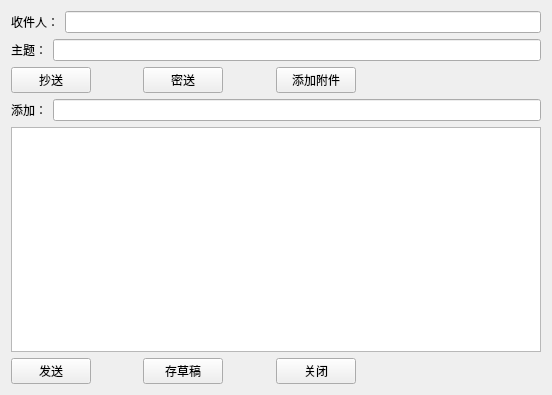
<?xml version="1.0" encoding="UTF-8"?>
<ui version="4.0">
 <class>writemail</class>
 <widget class="QWidget" name="writemail">
  <property name="geometry">
   <rect>
    <x>0</x>
    <y>0</y>
    <width>552</width>
    <height>395</height>
   </rect>
  </property>
  <property name="windowTitle">
   <string>writemail</string>
  </property>
  <layout class="QHBoxLayout" name="horizontalLayout_6">
   <item>
    <layout class="QVBoxLayout" name="verticalLayout">
     <item>
      <layout class="QHBoxLayout" name="horizontalLayout_2">
       <item>
        <widget class="QLabel" name="receiver">
         <property name="text">
          <string>收件人：</string>
         </property>
        </widget>
       </item>
       <item>
        <widget class="QLineEdit" name="emailID"/>
       </item>
      </layout>
     </item>
     <item>
      <layout class="QHBoxLayout" name="horizontalLayout_4">
       <item>
        <widget class="QLabel" name="theme">
         <property name="text">
          <string>主题：</string>
         </property>
        </widget>
       </item>
       <item>
        <widget class="QLineEdit" name="emailTheme"/>
       </item>
      </layout>
     </item>
     <item>
      <layout class="QHBoxLayout" name="horizontalLayout">
       <item>
        <widget class="QPushButton" name="chaosong">
         <property name="text">
          <string>抄送</string>
         </property>
        </widget>
       </item>
       <item>
        <spacer name="horizontalSpacer_23">
         <property name="orientation">
          <enum>Qt::Horizontal</enum>
         </property>
         <property name="sizeHint" stdset="0">
          <size>
           <width>40</width>
           <height>20</height>
          </size>
         </property>
        </spacer>
       </item>
       <item>
        <widget class="QPushButton" name="misong">
         <property name="text">
          <string>密送</string>
         </property>
        </widget>
       </item>
       <item>
        <spacer name="horizontalSpacer_20">
         <property name="orientation">
          <enum>Qt::Horizontal</enum>
         </property>
         <property name="sizeHint" stdset="0">
          <size>
           <width>40</width>
           <height>20</height>
          </size>
         </property>
        </spacer>
       </item>
       <item>
        <widget class="QPushButton" name="attachfile">
         <property name="text">
          <string>添加附件</string>
         </property>
        </widget>
       </item>
       <item>
        <spacer name="horizontalSpacer_21">
         <property name="orientation">
          <enum>Qt::Horizontal</enum>
         </property>
         <property name="sizeHint" stdset="0">
          <size>
           <width>40</width>
           <height>20</height>
          </size>
         </property>
        </spacer>
       </item>
       <item>
        <spacer name="horizontalSpacer_19">
         <property name="orientation">
          <enum>Qt::Horizontal</enum>
         </property>
         <property name="sizeHint" stdset="0">
          <size>
           <width>40</width>
           <height>20</height>
          </size>
         </property>
        </spacer>
       </item>
       <item>
        <spacer name="horizontalSpacer_22">
         <property name="orientation">
          <enum>Qt::Horizontal</enum>
         </property>
         <property name="sizeHint" stdset="0">
          <size>
           <width>40</width>
           <height>20</height>
          </size>
         </property>
        </spacer>
       </item>
       <item>
        <spacer name="horizontalSpacer_24">
         <property name="orientation">
          <enum>Qt::Horizontal</enum>
         </property>
         <property name="sizeHint" stdset="0">
          <size>
           <width>40</width>
           <height>20</height>
          </size>
         </property>
        </spacer>
       </item>
      </layout>
     </item>
     <item>
      <layout class="QHBoxLayout" name="horizontalLayout_5">
       <item>
        <widget class="QLabel" name="chaosonglabel">
         <property name="text">
          <string>添加：</string>
         </property>
        </widget>
       </item>
       <item>
        <widget class="QLineEdit" name="getchaosong"/>
       </item>
      </layout>
     </item>
     <item>
      <widget class="QTextEdit" name="emailContent"/>
     </item>
     <item>
      <layout class="QHBoxLayout" name="horizontalLayout_3">
       <item>
        <widget class="QPushButton" name="send">
         <property name="text">
          <string>发送</string>
         </property>
        </widget>
       </item>
       <item>
        <spacer name="horizontalSpacer_13">
         <property name="orientation">
          <enum>Qt::Horizontal</enum>
         </property>
         <property name="sizeHint" stdset="0">
          <size>
           <width>40</width>
           <height>20</height>
          </size>
         </property>
        </spacer>
       </item>
       <item>
        <widget class="QPushButton" name="draft">
         <property name="text">
          <string>存草稿</string>
         </property>
        </widget>
       </item>
       <item>
        <spacer name="horizontalSpacer_14">
         <property name="orientation">
          <enum>Qt::Horizontal</enum>
         </property>
         <property name="sizeHint" stdset="0">
          <size>
           <width>40</width>
           <height>20</height>
          </size>
         </property>
        </spacer>
       </item>
       <item>
        <widget class="QPushButton" name="close">
         <property name="text">
          <string>关闭</string>
         </property>
        </widget>
       </item>
       <item>
        <spacer name="horizontalSpacer_16">
         <property name="orientation">
          <enum>Qt::Horizontal</enum>
         </property>
         <property name="sizeHint" stdset="0">
          <size>
           <width>40</width>
           <height>20</height>
          </size>
         </property>
        </spacer>
       </item>
       <item>
        <spacer name="horizontalSpacer_15">
         <property name="orientation">
          <enum>Qt::Horizontal</enum>
         </property>
         <property name="sizeHint" stdset="0">
          <size>
           <width>40</width>
           <height>20</height>
          </size>
         </property>
        </spacer>
       </item>
       <item>
        <spacer name="horizontalSpacer_17">
         <property name="orientation">
          <enum>Qt::Horizontal</enum>
         </property>
         <property name="sizeHint" stdset="0">
          <size>
           <width>40</width>
           <height>20</height>
          </size>
         </property>
        </spacer>
       </item>
       <item>
        <spacer name="horizontalSpacer_18">
         <property name="orientation">
          <enum>Qt::Horizontal</enum>
         </property>
         <property name="sizeHint" stdset="0">
          <size>
           <width>40</width>
           <height>20</height>
          </size>
         </property>
        </spacer>
       </item>
      </layout>
     </item>
    </layout>
   </item>
  </layout>
 </widget>
 <layoutdefault spacing="6" margin="11"/>
 <resources/>
 <connections/>
</ui>
